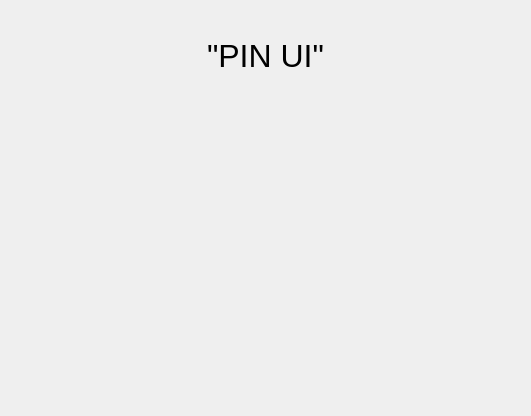
<?xml version="1.0" encoding="UTF-8"?>
<ui version="4.0">
 <class>pinUI</class>
 <widget class="QDialog" name="pinUI">
  <property name="geometry">
   <rect>
    <x>0</x>
    <y>0</y>
    <width>531</width>
    <height>416</height>
   </rect>
  </property>
  <property name="windowTitle">
   <string>Dialog</string>
  </property>
  <widget class="QLabel" name="label">
   <property name="geometry">
    <rect>
     <x>120</x>
     <y>10</y>
     <width>291</width>
     <height>91</height>
    </rect>
   </property>
   <property name="font">
    <font>
     <pointsize>24</pointsize>
    </font>
   </property>
   <property name="text">
    <string>&quot;PIN UI&quot;</string>
   </property>
   <property name="alignment">
    <set>Qt::AlignCenter</set>
   </property>
  </widget>
 </widget>
 <resources/>
 <connections/>
</ui>
